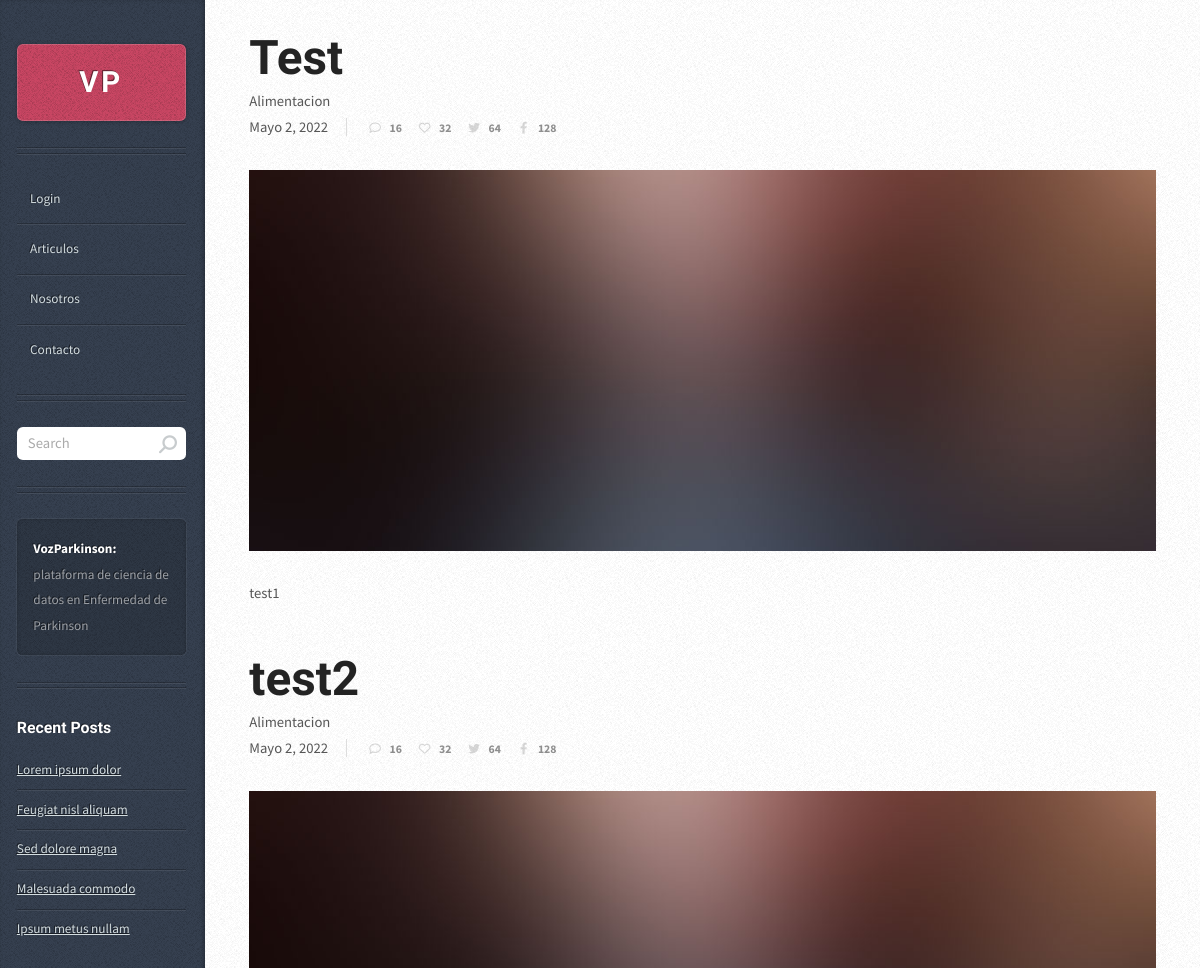
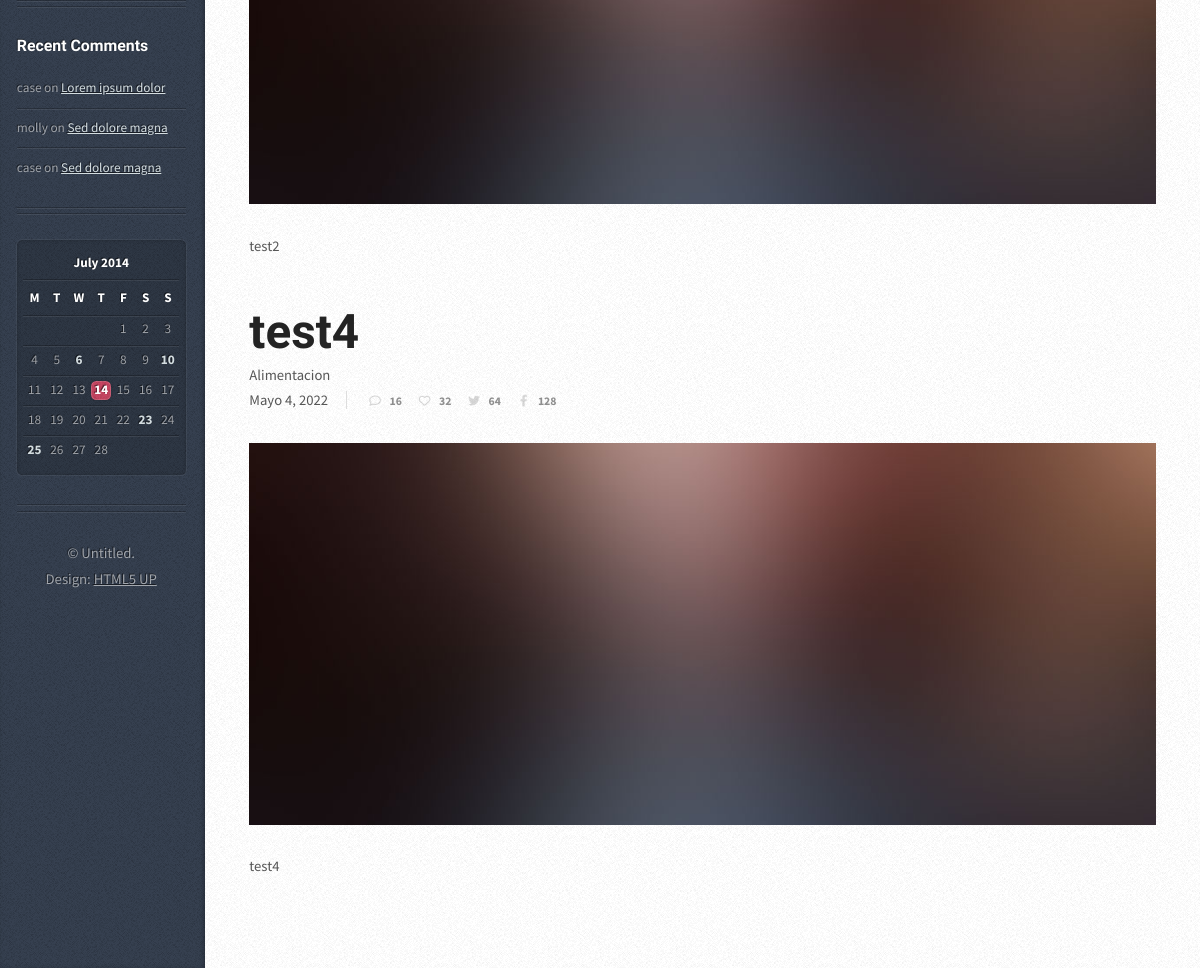
The app's page /articulo/ with its own data (2 pictures, top to bottom).
### app/models.py (models this page shows, shortened)
class Publicacion(models.Model):
    id_publicacion = models.AutoField(primary_key=True)
    titulo = models.CharField(max_length=50)
    fecha_publicacion = models.DateField()
    categoria = models.ForeignKey(CategoriaPublicacion, on_delete=models.PROTECT)
    autor = models.ForeignKey(User, on_delete=models.PROTECT, verbose_name="Autor")
    texto = models.TextField()
    imagen = models.ImageField(upload_to="publicacion", null=True)
    estado = models.IntegerField(choices=opciones_estado)
    class Meta:
        verbose_name = "Publicacion"
        verbose_name_plural = "Publicaciones"

class CategoriaPublicacion(models.Model):
    id = models.AutoField(primary_key=True)
    nombrecategoria = models.CharField(max_length=30, verbose_name="Nombre Categoria")
    descripcion = models.TextField()
    class Meta:
        verbose_name = "Categoria Publicacion"
        verbose_name_plural = "Categoria Publicaciones"
    def __str__(self):
        return self.nombrecategoria

### app/views.py (the view)
# urls.py: path('articulo/', articulos, name="articulos"),
def articulos(request):
    publicacion = Publicacion.objects.all()
    data = {
        'Publicacion' : publicacion
    }
    return render(request, 'app/articulos.html', data)

### app/templates/app/articulos.html
{% extends 'app/base.html' %}
{% block contenido %}
{% for p in Publicacion %}
{% if p.estado == 1 %}
<article class="box post post-excerpt">
        <h2><a href="#">{{p.titulo}}</a></h2>
        <p>{{p.categoria}}</p>
    <div class="info">
        <span class="date">{{p.fecha_publicacion}}
        <ul class="stats">
            <li><a href="#" class="icon fa-comment">16</a></li>
            <li><a href="#" class="icon fa-heart">32</a></li>
            <li><a href="#" class="icon brands fa-twitter">64</a></li>
            <li><a href="#" class="icon brands fa-facebook-f">128</a></li>
        </ul>
    </div>
    <a href="#" class="image featured"><img src={{p.imagen.url}} alt="" /></a>
    <p>
        {{p.texto}}
    </p>
</article>
{% endif %}
{% endfor %}
{% endblock %}

### app/static/app/css/main.css (style rules this page uses)
html, body, div, span, applet, object, iframe, h1, h2, h3, h4, h5, h6, p, blockquote, pre, a, abbr, acronym, address, big, cite, code, del, dfn, em, img, ins, kbd, q, s, samp, small, strike, strong, sub, sup, tt, var, b, u, i, center, dl, dt, dd, ol, ul, li, fieldset, form, label, legend, table, caption, tbody, tfoot, thead, tr, th, td, article, aside, canvas, details, embed, figure, figcaption, footer, header, hgroup, menu, nav, output, ruby, section, summary, time, mark, audio, video { margin: 0; padding: 0; border: 0; font-size: 100%; font: inherit; vertical-align: baseline; }
article, aside, details, figcaption, figure, footer, header, hgroup, menu, nav, section { display: block; }
body { line-height: 1; }
ol, ul { list-style: none; }
body { -webkit-text-size-adjust: none; }
html { box-sizing: border-box; }
*, *:before, *:after { box-sizing: inherit; }
body { background-color: #e8e8e8; background-image: url("images/bg02.png"); display: -moz-flex; display: -webkit-flex; display: -ms-flex; display: flex; }
body, input, textarea, select { font-family: 'Source Sans Pro', sans-serif; font-weight: 400; color: #565656; }
a { color: #c94663; }
h2, h3, h4, h5, h6 { font-family: 'Open Sans Condensed', sans-serif; font-weight: 700; color: #232323; }
h2 a, h4 a, h5 a, h6 a { text-decoration: none; color: inherit; }
p, ul, ol, dl { margin-bottom: 1em; }
section, article { margin-bottom: 3em; }
section > :last-child, section > .inner > :last-child, section:last-child, article > :last-child, article > .inner > :last-child, article:last-child { margin-bottom: 0; }
.image { display: inline-block; }
.image img { display: block; width: 100%; }
.image.featured { display: block; width: 100%; margin: 0 0 2em 0; }
ul { list-style: disc; padding-left: 1em; }
ul li { padding-left: 0.5em; }
.box.post { position: relative; }
.box.post .info .stats { margin: 0; cursor: default; }
.box.post .info .stats a { font-size: 0.8em; text-decoration: none; color: #232323; font-weight: 700; line-height: 1em; }
.icon { text-decoration: none; text-decoration: none; }
.icon:before { -moz-osx-font-smoothing: grayscale; -webkit-font-smoothing: antialiased; display: inline-block; font-style: normal; font-variant: normal; text-rendering: auto; line-height: 1; text-transform: none !important; font-family: 'Font Awesome 5 Free'; font-weight: 400; }
.icon:before { line-height: normal; }
.icon.brands:before { font-family: 'Font Awesome 5 Brands'; }
@media screen and (min-width: 737px) { body { height: 100%; line-height: 1.75em; } }
@media screen and (min-width: 737px) { h2 { font-size: 1.2em; } }
@media screen and (min-width: 737px) { .box.post .info .stats { list-style: none; padding-left: 0; } }
@media screen and (min-width: 737px) { .box.post .info .stats li { padding-left: 0; } }
@media screen and (min-width: 737px) { .box.post .info .stats li a { border-radius: 0.4em; opacity: 0.5; -moz-transition: opacity .25s ease-in-out, background-color .25s ease-in-out; -webkit-transition: opacity .25s ease-in-out, background-color .25s ease-in-out; -ms-transition: opacity .25s ease-in-out, background-color .25s ease-in-out; transition: opacity .25s ease-in-out, background-color .25s ease-in-out; } }
@media screen and (min-width: 737px) and (max-width: 1200px) { body { min-width: 1000px; font-size: 11pt; } }
@media screen and (min-width: 737px) and (max-width: 1200px) { .box.post h2 { font-size: 3.25em; line-height: 1.25em; } }
@media screen and (min-width: 737px) and (max-width: 1200px) { .box.post .info { width: 100%; padding: 1em 0 0 0; position: relative; top: -2em; } }
@media screen and (min-width: 737px) and (max-width: 1200px) { .box.post .info .date { display: inline; } }
@media screen and (min-width: 737px) and (max-width: 1200px) { .box.post .info .stats { display: inline; border-left: solid 1px #ddd; margin-left: 1em; padding-left: 1em; } }
@media screen and (min-width: 737px) and (max-width: 1200px) { .box.post .info .stats li { display: inline-block; margin-left: 0.25em; } }
@media screen and (min-width: 737px) and (max-width: 1200px) { .box.post .info .stats li a { display: inline-block; padding-right: 0.5em; } }
@media screen and (min-width: 737px) and (max-width: 1200px) { .box.post .info .stats li a:before { position: relative; width: 1.75em; text-align: center; margin-right: 0.35em; opacity: 0.35; } }

### records on screen
Publicacion: titulo "Test", categoria "Alimentacion", fecha_publicacion "Mayo 2, 2022", imagen (picture), texto "test1"
Publicacion: titulo "test2", categoria "Alimentacion", fecha_publicacion "Mayo 2, 2022", imagen (picture), texto "test2"
Publicacion: titulo "test4", categoria "Alimentacion", fecha_publicacion "Mayo 4, 2022", imagen (picture), texto "test4"
